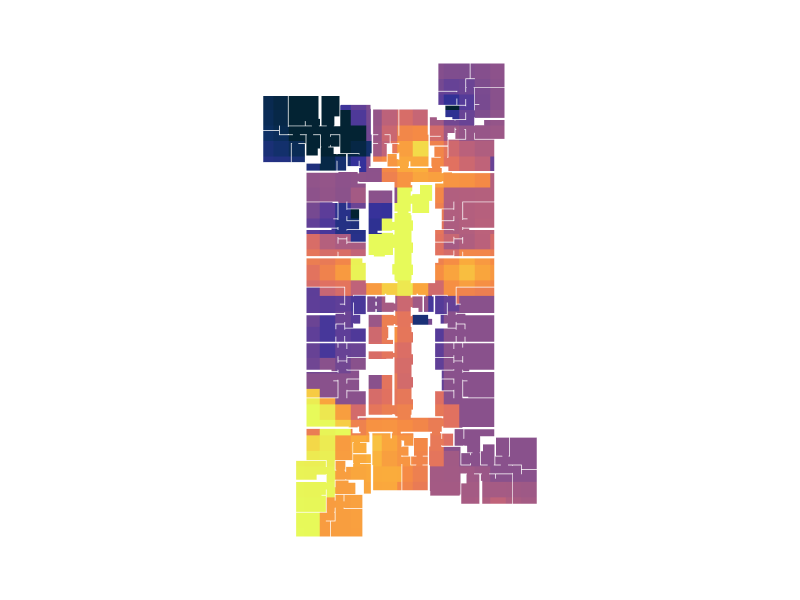

Write notebook code for a chart like this one.
### Markdown cell above
#### Show the final visibility heatmap on the floor-plan faces

### Code cell
Topology.Show(faces,
              faceColorKey="vb_color",
              faceOpacity=1,
              showEdges=False,
              showVertices=False,
              camera=[0,0,6],
              backgroundColor="white",
              width=800,
              height=600,
              renderer=renderer)
